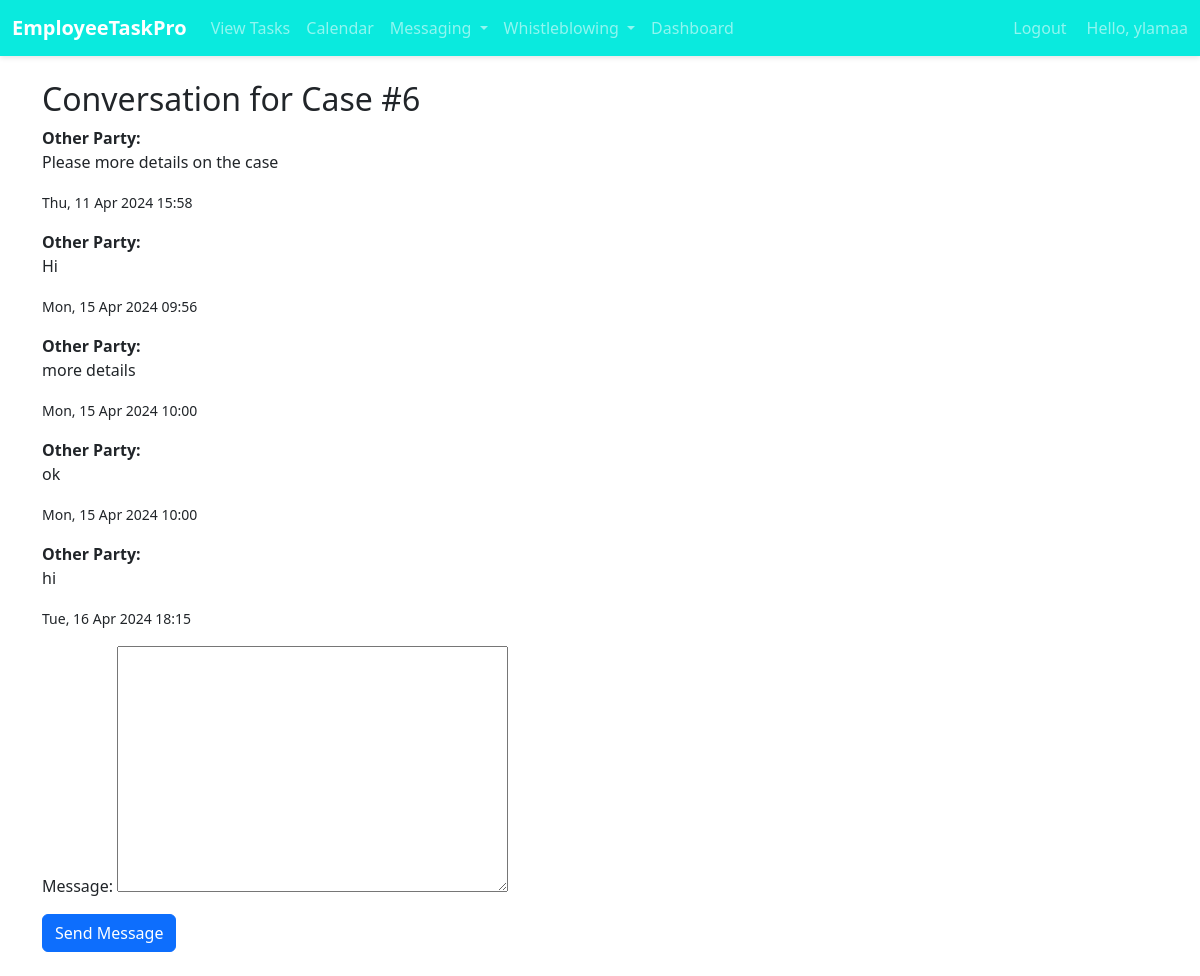
Page /emp/case-conversation/6/ (signed in) on the committed database.
### emp/models.py (models this page shows, shortened)
class WhistleblowingCase(models.Model):
    STATUS_CHOICES = [
        ('Submitted', 'Submitted'),
        ('Open', 'Open'),
        ('Pending', 'Pending'),
        ('Under Investigation', 'Under Investigation'),
        ('Closed', 'Closed')
    ]
    involved_employees = models.ManyToManyField(User, related_name='whistleblowing_cases')
    description = models.TextField()
    date_time = models.DateTimeField(auto_now_add=True)
    submitted_by = models.ForeignKey(User, on_delete=models.SET_NULL, null=True, blank=True, related_name='submitted_cases')
    status = models.CharField(max_length=20, choices=STATUS_CHOICES, default='Submitted')
    attachment = models.FileField(upload_to='whistleblowing_attachments/', null=True, blank=True)
    decision_description = models.TextField(null=True, blank=True)

class CaseConversation(models.Model):
    case = models.ForeignKey(WhistleblowingCase, related_name='conversations', on_delete=models.CASCADE)
    sender = models.ForeignKey(User, on_delete=models.CASCADE)
    message = models.TextField()
    date_time = models.DateTimeField(auto_now_add=True)

### emp/views.py (the view)
# urls.py: path('case-conversation/<int:case_id>/', case_conversation, name='case_conversation'),
@login_required
def case_conversation(request, case_id):
    case = get_object_or_404(WhistleblowingCase, id=case_id)
    if request.method == 'POST':
        form = ConversationForm(request.POST)
        if form.is_valid():
            conversation = form.save(commit=False)
            conversation.case = case
            conversation.sender = request.user
            conversation.save()
            return redirect('emp:case_conversation', case_id=case_id)
    else:
        form = ConversationForm()
    conversations = case.conversations.all()
    return render(request, 'emp/case_conversation.html', {'form': form, 'conversations': conversations, 'case': case})

### emp/forms.py
class ConversationForm(forms.ModelForm):
    class Meta:
        model = CaseConversation
        fields = ['message']

### emp/context_processors.py (called while the page is built)
def user_roles(request):
    is_hr_or_manager = request.user.groups.filter(name__in=['HR', 'Manager']).exists()
    is_employee = request.user.groups.filter(name='Employee').exists()
    return {
        'is_hr_or_manager': is_hr_or_manager,
        'is_employee': is_employee,
    }

### templates/emp/case_conversation.html (shortened to what this page needs)
<!doctype html>
<html lang="en">
<head>
    <link href="https://cdn.jsdelivr.net/npm/bootstrap@5.2.2/dist/css/bootstrap.min.css"
          rel="stylesheet"
>
</head>
<body>
{% include 'emp/navbar.html' %}
<div class="container my-4">
    <h2>Conversation for Case #{{ case.id }}</h2>
    {% for conversation in conversations %}
        <div class="mb-3">
            {% if conversation.sender == request.user %}
            <strong>You:</strong>
            {% else %}
                <strong> Other Party: </strong>
            {% endif %}
            <p>{{ conversation.message }}</p>
            <small>{{ conversation.date_time|date:"D, d M Y H:i" }}</small>
        </div>
    {% empty %}
        <p>No conversations yet.</p>
    {% endfor %}
    <form method="post">
        {{ form.as_p }}
        <button type="submit" class="btn btn-primary">Send Message</button>
    </form>
</div>
</body>
</html>

### templates/emp/navbar.html (shortened to what this page needs)
{% load static %}
<!DOCTYPE html>
<html lang="en">
<head>
    <link rel="stylesheet" href="{% static 'css/navbar.css' %}">
    <link href="https://cdn.jsdelivr.net/npm/bootstrap@5.3.0/dist/css/bootstrap.min.css" rel="stylesheet">
    <link rel="stylesheet" href="https://cdnjs.cloudflare.com/ajax/libs/font-awesome/5.15.4/css/all.min.css" />
</head>
<body>
    <nav class="navbar navbar-expand-lg navbar-dark" style="background-color: #0aeade;">
        <div class="container-fluid">
            <a class="navbar-brand" href="/emp/emp-dashboard/">EmployeeTaskPro</a>
            <div class="collapse navbar-collapse" id="navbarSupportedContent">
                <ul class="navbar-nav me-auto mb-2 mb-lg-0">
                    {% if is_employee %}
                    <li class="nav-item">
                        <a class="nav-link" href="/emp/my-tasks/">View Tasks</a>
                    </li>
                    <li class="nav-item">
                        <a class="nav-link" href="/emp/calendar/">Calendar</a>
                    </li>
                    {% endif %}
                    <li class="nav-item dropdown">
                        <a class="nav-link dropdown-toggle" href="#" id="navbarDropdownMessaging" role="button" data-bs-toggle="dropdown" aria-expanded="false">
                            Messaging
                        </a>
                    </li>
                    {% if request.user.is_authenticated %}
                    <li class="nav-item dropdown">
                        <a class="nav-link dropdown-toggle" href="#" id="navbarDropdownWhistleblowing" role="button" data-bs-toggle="dropdown" aria-expanded="false">
                            Whistleblowing
                        </a>
                    </li>
                    {% endif %}
                    <li class="nav-item">
                        <a class="nav-link" href="/emp/emp-dashboard/">Dashboard</a>
                    </li>
                </ul>
                <ul class="navbar-nav ms-auto mb-2 mb-lg-0">
                    {% if request.user.is_authenticated %}
                    <li class="nav-item">
                        <form action="{% url 'logout' %}" method="post">
                            <button type="submit" class="btn btn-link nav-link" style="padding: 0; border: none; background: none; margin-right: 20px;">Logout</button>
                        </form>
                    </li>
                    {% else %}
                    <li class="nav-item">
                        <a class="nav-link" href="{% url 'emp:custom_login' %}">Login</a>
                    </li>
                    {% endif %}
                    <li class="nav-item">
                        <span class="navbar-text mr-3">
                        Hello, {{ request.user.username }}
                        </span>
                    </li>
                </ul>
            </div>
        </div>
    </nav>
</body>
</html>

### static/css/navbar.css (style rules this page uses)
body { font-family: 'Arial', sans-serif; margin: 0; padding: 0; background: #f4f4f4; }
.navbar { box-shadow: 0 2px 5px rgba(0,0,0,0.1); font-size: 16px; }
.navbar-brand { font-weight: bold; }
.nav-link { transition: color 0.3s; }
.btn-link { transition: color 0.3s; }

### rows in the picture
WhistleblowingCase: id "6"
CaseConversation: shows "Other Party:", message "Please more details on the case", date_time "Thu, 11 Apr 2024 15:58"
CaseConversation: shows "Other Party:", message "Hi", date_time "Mon, 15 Apr 2024 09:56"
CaseConversation: shows "Other Party:", message "more details", date_time "Mon, 15 Apr 2024 10:00"
CaseConversation: shows "Other Party:", message "ok", date_time "Mon, 15 Apr 2024 10:00"
CaseConversation: shows "Other Party:", message "hi", date_time "Tue, 16 Apr 2024 18:15"

### other values in the picture
{{ request.user.username }} "ylamaa"
